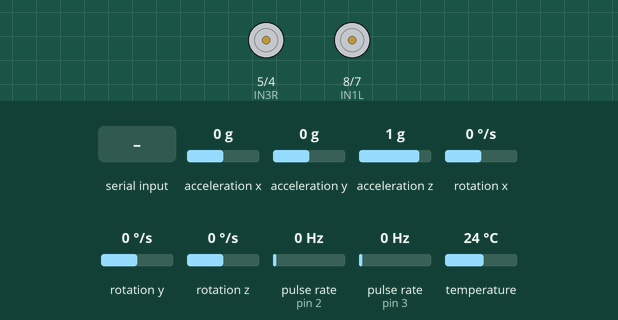
This sketch was run on a simulated Arduino Mega 2560, built with avr-gcc and run on an emulated ATmega2560. Parts: motor-driver pin pairs drawn as motors (green arrow = first pin HIGH = forward, orange = second pin HIGH = backward, longer = more drive, scaled by the enable pin). Wiring (inferred from the names in the program): 2 × pulse sensor: data pin 2 / data pin 3. Inputs (shaded band) come from the test bench; at power-on: rotation z 0 °/s, pulse rate (sensors on pin 2, pin 3) 0 Hz, acceleration x 0 g, acceleration y 0 g, acceleration z 1 g, rotation x 0 °/s, rotation y 0 °/s, temperature 24 °C.

Above: at 17.7 s.
17.8 s: "90,45\n" received over the second serial link
At 18.7 s:
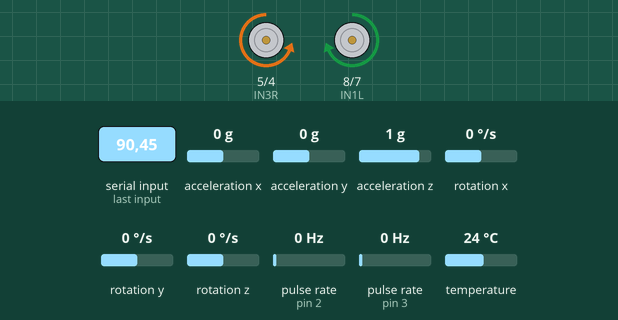
19.3 s: rotation z set to -46 °/s
At 20.3 s:
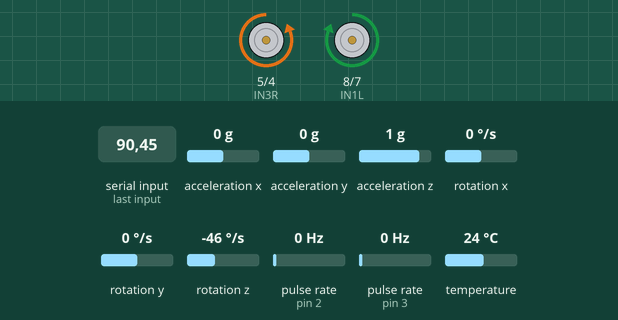
21.1 s: rotation z set to -57 °/s
23.9 s: pulse rate (sensor on pin 2) set to 4 Hz
26.9 s: "30,150\n" received over the second serial link
At 28.2 s:
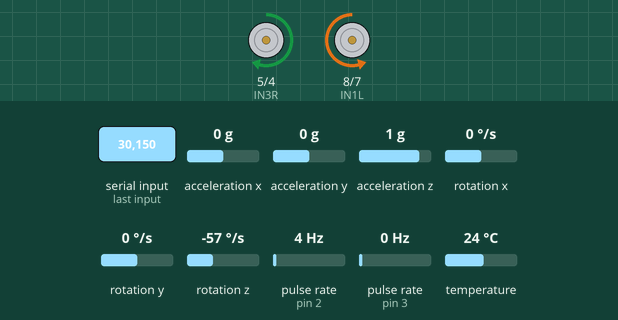
At 29.8 s:
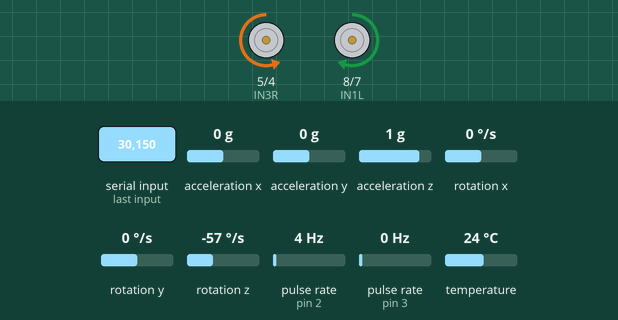
29.9 s: rotation z set to -50 °/s
32.5 s: rotation z set to -40 °/s
Timing chart, 0 to 38.9 s (numbered marks = the images above; inputs shaded):
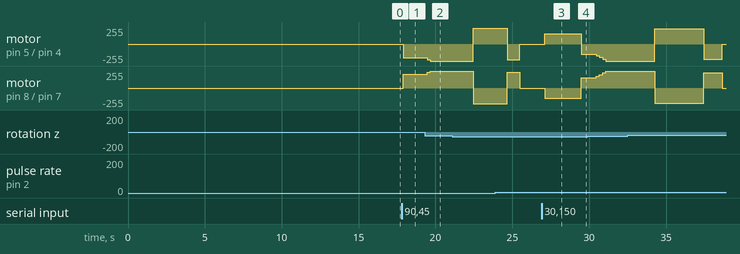

The sketch:

2d_control_with_bt.ino
```cpp
#include <Arduino.h>
#include <Wire.h>
#include <Adafruit_MPU6050.h>
#include <Adafruit_Sensor.h>

Adafruit_MPU6050 mpu;

#define POSITION_TOLERANCE_MM 10.0
#define ANGLE_TOLERANCE_RAD (2.0 * PI / 180.0)  // 2 degrees in radians
#define MIN_MOVABLE_RPM 37.5

// --- Motor Driver Pins (L298N) ---
const int ENAL = 9;  // PWM pin for Left Motor speed
const int IN1L = 8;  // Left Motor Direction Pin 1
const int IN2L = 7;  // Left Motor Direction Pin 2

const int ENAR = 10; // PWM pin for Right Motor speed
const int IN3R = 5;  // Right Motor Direction Pin 1
const int IN4R = 4;  // Right Motor Direction Pin 2

// --- Encoder Pins and Variables ---
const int LEFT_ENCODER_PIN = 3;
const int RIGHT_ENCODER_PIN = 2;

volatile long leftEncoderTicks = 0;
volatile long rightEncoderTicks = 0;

const int PPR = 16; // 8 magnets = 8 pulses per revolution
const unsigned long DEBOUNCE_DELAY_MS = 20;
volatile unsigned long lastPulseTimeLeft = 0;
volatile unsigned long lastPulseTimeRight = 0;

// --- Timing ---
unsigned long lastLoopTime = 0;
const unsigned long LOOP_INTERVAL_MS = 200; // Faster loop for better control

// --- Robot State ---
enum RobotState {
  IDLE,
  ROTATING,
  MOVING_FORWARD,
  COMPLETED
};

RobotState currentState = IDLE;

// --- Position and Orientation ---
float currentX = 0.0;
float currentY = 0.0;
float currentYaw = 0.0; // Current heading in radians
float yawBias = 0.0;    // Gyroscope bias

float targetX = 0.0;
float targetY = 0.0;
float targetDistance = 0.0;
float targetAngle = 0.0;

// --- Motor Characterization ---
const float WHEEL_CIRCUM_MM = 219.9; // 70mm diameter wheel
const float REGRESSION_SLOPE_L = 0.4523;
const float REGRESSION_INTERCEPT_L = -3.0138;
const float REGRESSION_SLOPE_R = 0.3636;
const float REGRESSION_INTERCEPT_R = 12.2727;

// --- Position Control PID ---
float Kp_pos = 0.17;
float Kd_pos = 0.0;
float Ki_pos = 0.0;

float currentPos_mm = 0.0;
float targetPos_mm = 0.0;
float posError = 0.0;
float prevPosError = 0.0;

// --- Velocity PID for LEFT Motor ---
float Kp_L = 0.6;
float Ki_L = 0.0;
float Kd_L = 0.2;

float targetRPM_Left = 0.0;
float currentRPM_Left = 0.0;
float error_Left = 0.0;
float prevError_Left = 0.0;
float integral_Left = 0.0;
float outputPWM_Left = 0.0;
float prevTargetRPM_Left = 0.0;

// --- Velocity PID for RIGHT Motor ---
float Kp_R = 0.55;
float Ki_R = 0.0;
float Kd_R = 0.3;

float targetRPM_Right = 0.0;
float currentRPM_Right = 0.0;
float error_Right = 0.0;
float prevError_Right = 0.0;
float integral_Right = 0.0;
float outputPWM_Right = 0.0;
float prevTargetRPM_Right = 0.0;

// --- Rotation Control ---
float kp_rotation = 150.0;
float minPWM_rotation = 155.0;
const float rotation_slope = 0.9368;
const float rotation_intercept = -126.8446;

// --- PWM Limits ---
const int MIN_EFFECTIVE_PWM_L = 85;
const int MIN_EFFECTIVE_PWM_R = 85;

// --- Function Prototypes ---
void calculateYawBias();
void setMotorDirections(int pwmL, int pwmR);
void stopMotors();
void setTarget(float x, float y);
void updatePosition(float deltaTime_ms);
void updateOrientation(float deltaTime_ms);
void controlRotation();
void controlForwardMovement(float deltaTime_ms);
void leftEncoderISR();
void rightEncoderISR();

void setup() {
  // Initialize Bluetooth Serial
  Serial1.begin(9600);
  Serial1.println("Arduino: 2D Robot Control System Ready!");

  // Initialize I2C for MPU6050
  Wire.begin();

  // Motor pin setup
  pinMode(ENAL, OUTPUT); pinMode(IN1L, OUTPUT); pinMode(IN2L, OUTPUT);
  pinMode(ENAR, OUTPUT); pinMode(IN3R, OUTPUT); pinMode(IN4R, OUTPUT);

  // Encoder setup
  pinMode(LEFT_ENCODER_PIN, INPUT_PULLUP);
  attachInterrupt(digitalPinToInterrupt(LEFT_ENCODER_PIN), leftEncoderISR, CHANGE);
  pinMode(RIGHT_ENCODER_PIN, INPUT_PULLUP);
  attachInterrupt(digitalPinToInterrupt(RIGHT_ENCODER_PIN), rightEncoderISR, CHANGE);

  // Initialize MPU6050
  if (!mpu.begin()) {
    Serial1.println("MPU6050 init failed!");
    while (1);
  }

  mpu.setAccelerometerRange(MPU6050_RANGE_8_G);
  mpu.setGyroRange(MPU6050_RANGE_250_DEG);
  mpu.setFilterBandwidth(MPU6050_BAND_21_HZ);

  // Stop motors initially
  stopMotors();

  delay(15000); // Wait for MPU6050 to stabilize

  calculateYawBias();
  lastLoopTime = millis();

  Serial1.println("Setup complete. Send target coordinates as 'X,Y' (e.g., '100,100')");
}

void loop() {
  unsigned long currentTime = millis();
  float deltaTime_ms = (float)(currentTime - lastLoopTime);

  if (deltaTime_ms >= LOOP_INTERVAL_MS) {
    lastLoopTime = currentTime;

    // Check for new target coordinates from Bluetooth
    if (Serial1.available()) {
      String input = Serial1.readStringUntil('\n');
      input.trim();

      int commaIndex = input.indexOf(',');
      if (commaIndex > 0) {
        float x = input.substring(0, commaIndex).toFloat();
        float y = input.substring(commaIndex + 1).toFloat();
        setTarget(x, y);
      }
    }

    // Update robot's orientation from gyroscope
    updateOrientation(deltaTime_ms);

    // State machine for 2D navigation
    switch (currentState) {
      case IDLE:
        stopMotors();
        break;

      case ROTATING:
        controlRotation();
        break;

      case MOVING_FORWARD:
        updatePosition(deltaTime_ms);
        controlForwardMovement(deltaTime_ms);
        break;

      case COMPLETED:
        stopMotors();
        Serial1.print("Target reached! Current position: (");
        Serial1.print(currentX);
        Serial1.print(", ");
        Serial1.print(currentY);
        Serial1.println(")");
        currentState = IDLE;
        break;
    }

    // Output telemetry
    Serial1.print("State:");
    Serial1.print(currentState);
    Serial1.print(",X:");
    Serial1.print(currentX);
    Serial1.print(",Y:");
    Serial1.print(currentY);
    Serial1.print(",Yaw:");
    Serial1.print(currentYaw * 180.0 / PI);
    Serial1.print(",L_RPM:");
    Serial1.print(currentRPM_Left);
    Serial1.print(",R_RPM:");
    Serial1.println(currentRPM_Right);
  }
}

void setTarget(float x, float y) {
  if (currentState != IDLE) {
    Serial1.println("Robot busy. Wait for completion.");
    return;
  }

  targetX = x;
  targetY = y;

  // Calculate polar coordinates
  float deltaX = targetX - currentX;
  float deltaY = targetY - currentY;

  targetDistance = sqrt(deltaX * deltaX + deltaY * deltaY);
  targetAngle = atan2(deltaY, deltaX);

  // Normalize angle difference
  float angleDiff = targetAngle - currentYaw;
  while (angleDiff > PI) angleDiff -= 2 * PI;
  while (angleDiff < -PI) angleDiff += 2 * PI;

  Serial1.print("New target: (");
  Serial1.print(x);
  Serial1.print(", ");
  Serial1.print(y);
  Serial1.print(") Distance: ");
  Serial1.print(targetDistance);
  Serial1.print("mm, Angle: ");
  Serial1.print(targetAngle * 180.0 / PI);
  Serial1.println(" degrees");

  if (abs(angleDiff) > ANGLE_TOLERANCE_RAD) {
    Serial1.println("Starting rotation...");
    currentState = ROTATING;
  } else if (targetDistance > POSITION_TOLERANCE_MM) {
    Serial1.println("Starting forward movement...");
    currentPos_mm = 0.0; // Reset position counter
    targetPos_mm = targetDistance;
    currentState = MOVING_FORWARD;
  } else {
    Serial1.println("Already at target!");
    currentState = COMPLETED;
  }
}

void updateOrientation(float deltaTime_ms) {
  sensors_event_t a, g, temp;
  mpu.getEvent(&a, &g, &temp);

  float correctedGz = g.gyro.z - yawBias;
  currentYaw += correctedGz * (deltaTime_ms / 1000.0);

  // Keep yaw in [-PI, PI] range
  while (currentYaw > PI) currentYaw -= 2 * PI;
  while (currentYaw < -PI) currentYaw += 2 * PI;
}

void updatePosition(float deltaTime_ms) {
  // Read encoder ticks safely
  noInterrupts();
  long currentLeftTicks_copy = leftEncoderTicks;
  long currentRightTicks_copy = rightEncoderTicks;
  leftEncoderTicks = 0;
  rightEncoderTicks = 0;
  interrupts();

  // Calculate distance traveled
  float deltaRevLeft = (float)currentLeftTicks_copy / (float)PPR;
  float deltaRevRight = (float)currentRightTicks_copy / (float)PPR;

  float deltaDistLeft = deltaRevLeft * WHEEL_CIRCUM_MM;
  float deltaDistRight = deltaRevRight * WHEEL_CIRCUM_MM;

  float deltaDistance = (deltaDistLeft + deltaDistRight) / 2.0;
  currentPos_mm += deltaDistance;

  // Update global position
  currentX += deltaDistance * cos(currentYaw);
  currentY += deltaDistance * sin(currentYaw);

  // Calculate current RPM
  currentRPM_Left = deltaRevLeft / (deltaTime_ms / 60000.0);
  currentRPM_Right = deltaRevRight / (deltaTime_ms / 60000.0);
}

void controlRotation() {
  float error = targetAngle - currentYaw;
  while (error > PI) error -= 2 * PI;
  while (error < -PI) error += 2 * PI;

  if (abs(error) < ANGLE_TOLERANCE_RAD) {
    stopMotors();
    Serial1.println("Rotation complete. Starting forward movement...");
    currentPos_mm = 0.0;
    targetPos_mm = targetDistance;
    currentState = MOVING_FORWARD;
    return;
  }

  // Convert angular error to desired yaw rate
  float desiredGz = kp_rotation * error;
  desiredGz = constrain(desiredGz, -150, 150);

  // Compute PWM from linear regression
  float pwm = (desiredGz - rotation_intercept) / rotation_slope;

  // Apply minimum PWM constraint
  if (abs(pwm) < minPWM_rotation) {
    pwm = (pwm > 0) ? minPWM_rotation : -minPWM_rotation;
  }

  pwm = constrain(pwm, -255, 255);
  setMotorDirections(pwm, -pwm); // Rotate in place
}

void controlForwardMovement(float deltaTime_ms) {
  // Check if target position reached
  if (currentPos_mm >= targetPos_mm) {
    stopMotors();
    Serial1.println("Forward movement complete!");
    currentState = COMPLETED;
    return;
  }

  // Position PID to velocity
  float posError = targetPos_mm - currentPos_mm;
  float dError_pos = (posError - prevPosError) / (deltaTime_ms / 1000.0);
  prevPosError = posError;

  float targetVelRPM = Kp_pos * posError + Kd_pos * dError_pos;

  // Clamp velocity
  if (targetVelRPM < 0) targetVelRPM = 0;
  if (targetVelRPM > 150) targetVelRPM = 150;

  // Quantize velocity
  targetVelRPM = round(targetVelRPM / 18.75) * 18.75;

  // Prevent slow crawling
  if (targetVelRPM > 0 && targetVelRPM < MIN_MOVABLE_RPM) {
    targetVelRPM = MIN_MOVABLE_RPM;
  }

  // Final stop condition
  if (abs(posError) < POSITION_TOLERANCE_MM) {
    targetVelRPM = 0;
  }

  targetRPM_Left = targetVelRPM;
  targetRPM_Right = targetVelRPM;

  // Left motor velocity PID
  float error_L = targetRPM_Left - currentRPM_Left;
  float basePWM_L = (targetRPM_Left - REGRESSION_INTERCEPT_L) / REGRESSION_SLOPE_L;

  if (targetRPM_Left != prevTargetRPM_Left && targetRPM_Left > 0) {
    outputPWM_Left = basePWM_L;
    prevTargetRPM_Left = targetRPM_Left;
  }

  float P_L = Kp_L * error_L;
  if (Ki_L > 0) integral_Left += error_L * (deltaTime_ms / 1000.0);
  float I_L = Ki_L * integral_Left;
  float D_L = Kd_L * (error_L - prevError_Left) / (deltaTime_ms / 1000.0);
  prevError_Left = error_L;

  outputPWM_Left += P_L + I_L + D_L;

  if (targetRPM_Left == 0) outputPWM_Left = 0;
  else if (outputPWM_Left < MIN_EFFECTIVE_PWM_L) outputPWM_Left = MIN_EFFECTIVE_PWM_L;
  if (outputPWM_Left > 255) outputPWM_Left = 255;

  // Right motor velocity PID
  float error_R = targetRPM_Right - currentRPM_Right;
  float basePWM_R = (targetRPM_Right - REGRESSION_INTERCEPT_R) / REGRESSION_SLOPE_R;

  if (targetRPM_Right != prevTargetRPM_Right && targetRPM_Right > 0) {
    outputPWM_Right = basePWM_R;
    prevTargetRPM_Right = targetRPM_Right;
  }

  float P_R = Kp_R * error_R;
  if (Ki_R > 0) integral_Right += error_R * (deltaTime_ms / 1000.0);
  float I_R = Ki_R * integral_Right;
  float D_R = Kd_R * (error_R - prevError_Right) / (deltaTime_ms / 1000.0);
  prevError_Right = error_R;

  outputPWM_Right += P_R + I_R + D_R;

  if (targetRPM_Right == 0) outputPWM_Right = 0;
  else if (outputPWM_Right < MIN_EFFECTIVE_PWM_R) outputPWM_Right = MIN_EFFECTIVE_PWM_R;
  if (outputPWM_Right > 255) outputPWM_Right = 255;

  // Set motor directions for forward movement
  digitalWrite(IN1L, HIGH); digitalWrite(IN2L, LOW);
  digitalWrite(IN3R, HIGH); digitalWrite(IN4R, LOW);
  analogWrite(ENAL, (int)outputPWM_Left);
  analogWrite(ENAR, (int)outputPWM_Right);
}

void setMotorDirections(int pwmL, int pwmR) {
  if (pwmL >= 0) {
    digitalWrite(IN1L, HIGH); digitalWrite(IN2L, LOW);
  } else {
    digitalWrite(IN1L, LOW); digitalWrite(IN2L, HIGH);
    pwmL = -pwmL;
  }

  if (pwmR >= 0) {
    digitalWrite(IN3R, HIGH); digitalWrite(IN4R, LOW);
  } else {
    digitalWrite(IN3R, LOW); digitalWrite(IN4R, HIGH);
    pwmR = -pwmR;
  }

  analogWrite(ENAL, constrain(pwmL, 0, 255));
  analogWrite(ENAR, constrain(pwmR, 0, 255));
}

void stopMotors() {
  analogWrite(ENAL, 0);
  analogWrite(ENAR, 0);
  digitalWrite(IN1L, LOW); digitalWrite(IN2L, LOW);
  digitalWrite(IN3R, LOW); digitalWrite(IN4R, LOW);

  // Reset PID variables
  integral_Left = 0;
  integral_Right = 0;
  outputPWM_Left = 0;
  outputPWM_Right = 0;
}

void calculateYawBias() {
  Serial1.println("Calculating gyroscope bias...");
  float sum = 0.0;
  sensors_event_t a, g, temp;

  for (int i = 0; i < 200; i++) {
    mpu.getEvent(&a, &g, &temp);
    sum += g.gyro.z;
    delay(5);
  }

  yawBias = sum / 200.0;
  Serial1.print("Yaw bias calculated: ");
  Serial1.println(yawBias, 6);
}

void leftEncoderISR() {
  unsigned long currentTime = millis();
  if (currentTime - lastPulseTimeLeft > DEBOUNCE_DELAY_MS) {
    leftEncoderTicks++;
    lastPulseTimeLeft = currentTime;
  }
}

void rightEncoderISR() {
  unsigned long currentTime = millis();
  if (currentTime - lastPulseTimeRight > DEBOUNCE_DELAY_MS) {
    rightEncoderTicks++;
    lastPulseTimeRight = currentTime;
  }
}
```

Measured:
- after the input at 17.8 s, motor on pin 5 (IN3R) / pin 4 (IN4R): stopped → backward 209/255 after 0.10 s; motor on pin 8 (IN1L) / pin 7 (IN2L): stopped → forward 209/255 after 0.10 s
- after the input at 19.3 s, motor on pin 5 (IN3R) / pin 4 (IN4R): backward 209/255 → backward 235/255 after 0.17 s, → backward 255/255 0.20 s later; motor on pin 8 (IN1L) / pin 7 (IN2L): forward 209/255 → forward 235/255 after 0.17 s, → forward 255/255 0.20 s later
- after the input at 26.9 s, motor on pin 5 (IN3R) / pin 4 (IN4R): stopped → forward 155/255 after 0.20 s, → backward 155/255 2.4 s later; motor on pin 8 (IN1L) / pin 7 (IN2L): stopped → backward 155/255 after 0.20 s, → forward 155/255 2.4 s later
